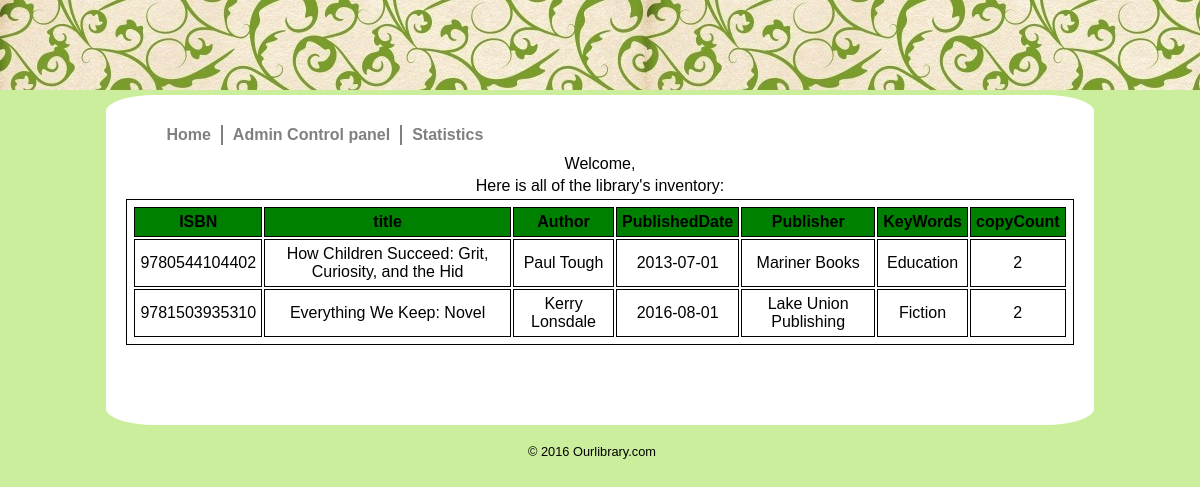
The app's page /admin/Books.php with its own data.
### tables this page shows
CREATE TABLE IF NOT EXISTS Book
(ISBN  			CHAR(13) NOT NULL,
Title  			VARCHAR(50)    ,
Author  		VARCHAR(30),
PublishedDate 	DATE,
Publisher 		VARCHAR(50),
KeyWords 		VARCHAR(20),
copyCount               int,
CONSTRAINT Book PRIMARY KEY (ISBN));

### admin/Books.php (the view, shortened to what this page needs)
<!DOCTYPE html PUBLIC "-//W3C//DTD XHTML 1.0 Strict//EN" "http://www.w3.org/TR/xhtml1/DTD/xhtml1-strict.dtd">
<html>
<head>
 <link rel="stylesheet" type="text/css" href="../main.css"/>
</head>
<body>
<div id="content">
<ul>
<li><a href="../index.php">Home</a></li>
<li><div class="line"></div></li>
<li><a href="links.php">Admin Control panel</a></li>
<li><div class="line"></div></li>
<li><a href="bookstatistics.php">Statistics</a></li>
</ul></br>
<?php
include '../db.inc.php';
$username = $_COOKIE['mycookie'];
echo "Welcome, $username";
try
{
    $sql =  'SELECT * FROM book';
    $result = $pdo->query($sql);
}
catch (PDOException $e)
{
    $error_message = 'Error fetching books: ' . $e->getMessage();
    include 'error.html.php';
    exit();
}
?>
<p>Here is all of the library's inventory:</p>
<table>
    <TR BGCOLOR=green>
        <TH>ISBN</TH>
        <TH>title</TH>
        <TH>Author</TH>
        <TH>PublishedDate</TH>
        <TH>Publisher</TH>
        <TH>KeyWords</TH>
        <TH>copyCount</TH>
    </TR>
    <?php foreach($result as $booklist):?>
        <tr>
            <td><?php echo $booklist['ISBN'];?></td>
            <td><?php echo $booklist['Title'];?></td>
            <td><?php echo $booklist['Author'];?></td>
            <td><?php echo $booklist['PublishedDate'];?></td>
            <td><?php echo $booklist['Publisher'];?></td>
            <td><?php echo $booklist['KeyWords'];?></td>
			<td><?php echo $booklist['copyCount'];?></td>
        </tr>
    <?php endforeach;?>
</table>
</div>
<div id="footer">
            <p class="copyright">
                &copy; <?php echo date("Y"); ?> Ourlibrary.com
            </p>
        </div>
		</body>
</html>

### main.css (style rules this page uses)
body { margin-top: 95px; background-color: rgb(203, 238, 156); background-image: url(apic1973x.jpg); background-repeat: repeat-x; font-family: Arial, Helvetica, sans-serif; }
ul { margin: 0; padding: 0 0 0 2.5em; list-style:none; }
li { margin: 0; float:left; }
a { margin: 0; display:block; text-decoration:none; text-align:center; line-height:40px; color: gray; font-weight: bold; }
p { margin: 0; padding: .25em 0; color: black; }
table,th,td { border:1px solid black; margin:0px; padding:5px; }
#content { width: 80%; margin: 0 auto; padding: 20px 20px 80px 20px; background: white; text-align : center; border-radius: 5%; }
#footer { clear: both; margin-top: 1em; padding-right: 1em; }
#footer p { text-align: center; font-size: 80%; margin: 1em 0; }
.line { margin: 10px; height: 20px; width: 2px; background: gray; text-align:center; line-height:30px; }

### records on screen
book: ISBN "9780544104402", Title "How Children Succeed: Grit, Curiosity, and the Hid", Author "Paul Tough", PublishedDate "2013-07-01", Publisher "Mariner Books", KeyWords "Education", copyCount "2"
book: ISBN "9781503935310", Title "Everything We Keep: Novel", Author "Kerry Lonsdale", PublishedDate "2016-08-01", Publisher "Lake Union Publishing", KeyWords "Fiction", copyCount "2"
